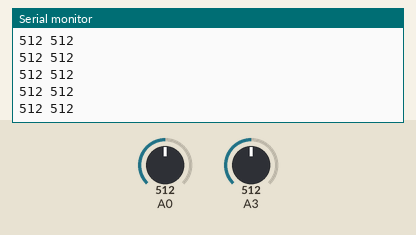
Recording of a sketch running on a simulated Arduino Uno, built with avr-gcc and run on an emulated ATmega328P. Shown: the last lines printed to the serial monitor. The inputs (shaded band) are chosen by the test bench; at power-on: A0 = 512, A3 = 512.

Above: at 1.2 s.
1.3 s: A0 set to 716
At 1.31 s:
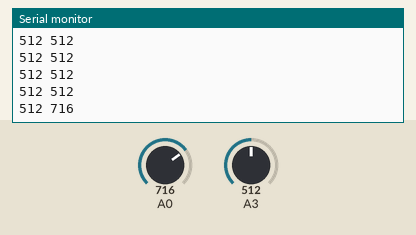
2.8 s: A3 set to 716
At 2.82 s:
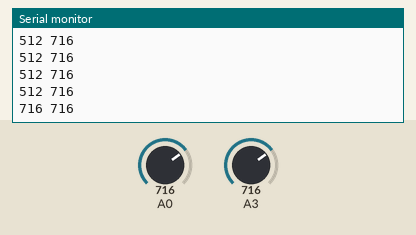
4.3 s: A0 set to 900
At 4.33 s:
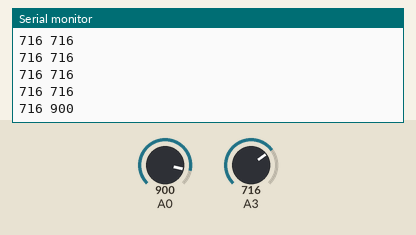
5.8 s: A3 set to 900
At 5.84 s:
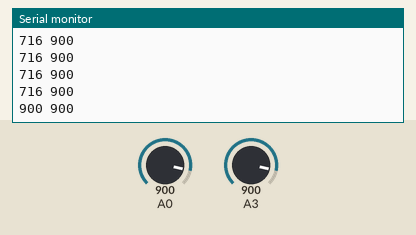
Timing chart, 0 to 8.3 s (numbered marks = the images above; inputs shaded):
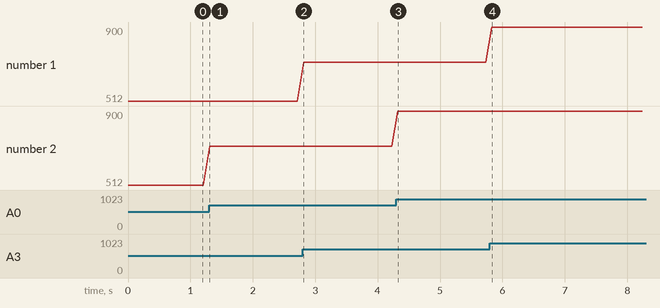

The sketch:

rdhima2lab8.ino
```cpp
// Assignment = Lab 8 - Graphing Sensor Data on a PC
// 1- FirstName:Roshan LastName-Dhimal - UIN - 661652338
// 3- Description - in this lab we are getting the hardware input or reading from the arduino like the phtocell potentiometer
// to produce a graph in the processing software, and this is carried out by communicating or making communication from arduino to PC
// we use split to differentiate the two input reading and trim it to maka series of input
// 4- Assumptions - We assume that the input from the analog reading goes to PC to produce graph
// 5- References-https://processing.org/reference/line_.html
// https://docs.arduino.cc/built-in-examples/communication/Graph
//https://learn.sparkfun.com/tutorials/connecting-arduino-to-processing#introduction
//   https://processing.org/reference/split_.html
// 6- Demo - Micheal  ; Time: 2:46; lab 8; Date: 11/14/2022


// variables for the input hardware
int valInput;
int valInput2;

void setup() {
 // initalize
 Serial.begin(9600);

 // photocell
 pinMode(A3, INPUT);
 // potentiometer
 pinMode(A0, INPUT);
}


// Graphing Sensor Data on a PC
void loop() {
  // this is photocell
  valInput = analogRead(A3);
// this is potentiometer
  valInput2 = analogRead(A0);
  Serial.println(String(valInput)+ " " +String(valInput2));
  delay(100);
}
```

Measured:
- after the input at 1.3 s, the serial monitor: prints a new line at once (image 1)
- after the input at 2.8 s, the serial monitor: prints a new line at once (image 2)
- after the input at 4.3 s, the serial monitor: prints a new line at once (image 3)
- after the input at 5.8 s, the serial monitor: prints a new line at once (image 4)
- plotted number 2: 512 → 716 after the input at 1.3 s, 716 → 900 after the input at 4.3 s
